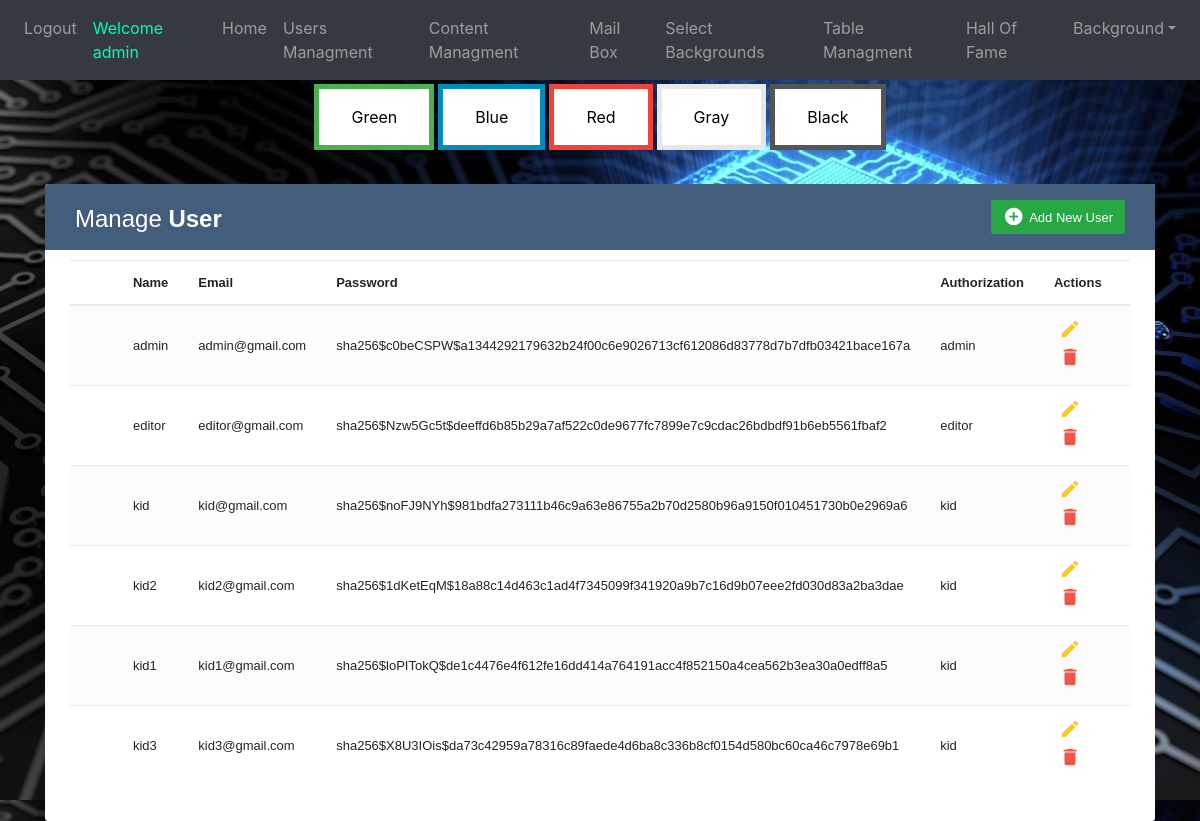
/userManagment (signed in), run on an earlier commit of the app's database.
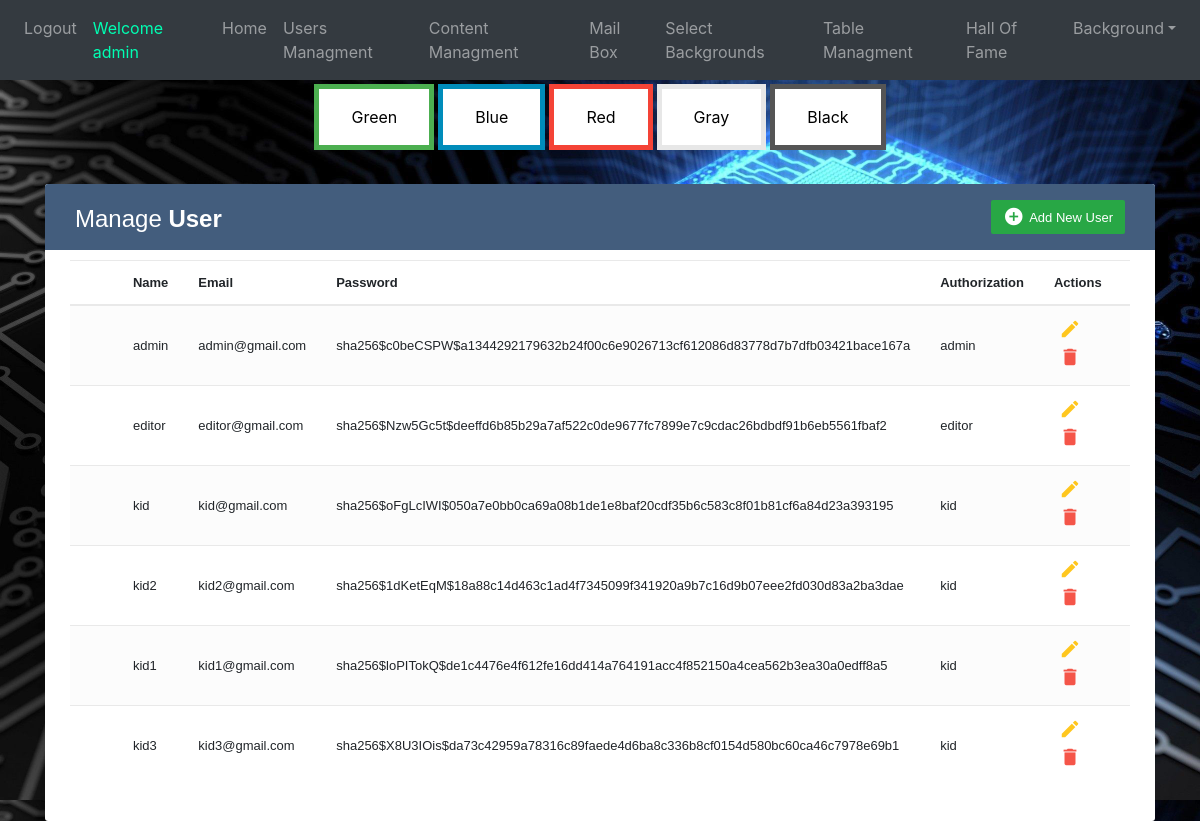
And on a later commit of the database.
### website/models.py (models this page shows)
class User(db.Model, UserMixin):
    id = db.Column(db.Integer, primary_key=True)
    email = db.Column(db.String(150), unique=True)
    password = db.Column(db.String(150))
    first_name = db.Column(db.String(150))
    auth = db.Column(db.String(50))
    background = db.Column(db.String(100))
    scores = db.relationship('Score')

### website/views.py (the view, shortened to what this page needs)
@views.route('/userManagment', methods=['GET', 'POST'])
@login_required
def userManagment():
    back=Background.query.all()
    if current_user.auth=="admin":
        users = User.query.all()
        return render_template("userManagment.html", user= current_user ,alluser=users,background=back)
    elif current_user.auth=="kid":
        flash("No Permission to current user to enter admin page.", category='error')
        return render_template("kidPage.html", user=current_user,background=back)
    else:
        flash("No Permission to current user to enter admin page.", category='error')
        return render_template("editorPage.html", user=current_user,background=back)

### website/__init__.py (called while the page is built)
def create_app():
    app = Flask(__name__)
    app.config['SECRET_KEY'] = 'hjshjhdjah kjshkjdhjs'
    app.config['SQLALCHEMY_DATABASE_URI'] = f'sqlite:///{DB_NAME}'
    db.init_app(app)
    from .views import views
    from .auth import auth
    app.register_blueprint(auth, url_prefix='/')
    app.register_blueprint(views, url_prefix='/')
    from .models import User
    create_database(app)
    login_manager = LoginManager()
    login_manager.login_view = 'auth.login'
    login_manager.init_app(app)
    @login_manager.user_loader
    def load_user(id):
        return User.query.get(int(id))
    return app

### website/templates/userManagment.html (shortened to what this page needs)
{% extends "base.html" %} {% block title %}userManagment{% endblock %} {% block content
    %}
    <!DOCTYPE html>
    <html lang="en">
    <head>
        <link rel="stylesheet" href="https://stackpath.bootstrapcdn.com/bootstrap/4.5.0/css/bootstrap.min.css">
        <link rel="stylesheet" href="https://maxcdn.bootstrapcdn.com/font-awesome/4.7.0/css/font-awesome.min.css">
    </head>
    <body_table>
        <div class="container-xl">
            <div class="table-responsive">
                <div class="table-wrapper">
                    <div class="table-title">
                        <div class="row">
                            <div class="col-sm-6">
                                <h2>Manage <b>User</b></h2>
                            </div>
                            <div class="col-sm-6">
                                <a href="#addEmployeeModal" onClick="add_click(this.id)" class="btn btn-success" data-toggle="modal">
                                    <i class="material-icons">&#xE147;</i> <span>Add New User</span></a>
                            </div>
                        </div>
                    </div>
                    <table class="table table-striped table-hover">
                        <thead>
                            <tr>
                                <th>
                                </th>
                                <th>Name</th>
                                <th>Email</th>
                                <th>Password</th>
                                <th>Authorization</th>
                                <th>Actions</th>
                            </tr>
                        </thead>
                        <tbody>
                            {%for us in alluser%}
                            <tr>
                                <td>
                                </td>
                                <td>{{us.first_name}}</td>
                                <td>{{us.email}}</td>
                                <td>{{us.password}}</td>
                                <td>{{us.auth}}</td>
                                <td>
                                    <a href="#editEmployeeModal"  class="edit" data-toggle="modal">
                                        <i id={{us.id}} class="material-icons"
                                        onClick="edit_click(this.id,'{{us.first_name}}','{{us.email}}','{{us.auth}}')" data-toggle="tooltip" title="Edit">&#xE254;</i></a>
                                    <a href="#deleteEmployeeModal" class="delete" data-toggle="modal"><i id={{us.id}} class="material-icons" onClick="delete_click(this.id)" data-toggle="tooltip" title="Delete">&#xE872;</i></a>
                                </td>
                            </tr>
                            {%endfor%}
                        </tbody>
                    </table>
                </div>
            </div>
        </div>
    </body_table>
</html>
{% endblock %}

What changed in the data, as far as the page shows it:
changed User "kid@gmail.com": password "sha256$noFJ9NYh$981bdfa273111b46c9a63e86755a2b70d2580b96a9150f010451730b0e2969a6" → "sha256$oFgLcIWI$050a7e0bb0ca69a08b1de1e8baf20cdf35b6c583c8f01b81cf6a84d23a393195"
